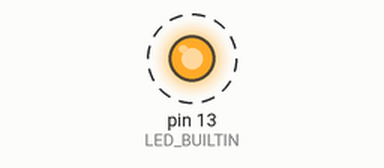
Recording of a sketch running on a simulated Arduino Uno, built with avr-gcc and run on an emulated ATmega328P. Shown: output pins drawn as LEDs (lit = HIGH). Dashed ring = blinking. What the sketch prints to the serial monitor is not drawn.

Above: at 0.5 s.
Timing chart, 0 to 4.6 s (numbered marks = the images above):
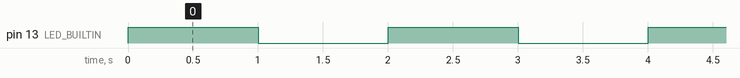

Measured:
- by itself, pin 13 (LED_BUILTIN): alternates HIGH for 1.0 s and LOW for 1.0 s

The sketch:

monitor.ino
```cpp
// Un estado lógico gobierna el LED integrado y el mensaje.
bool estado = false;
void setup() {
  Serial.begin(9600);
  pinMode(LED_BUILTIN, OUTPUT);
}
void loop() {
  estado = !estado;
  digitalWrite(LED_BUILTIN, estado);
  Serial.print("LED: ");
  Serial.println(estado);
  delay(1000);
}
```
